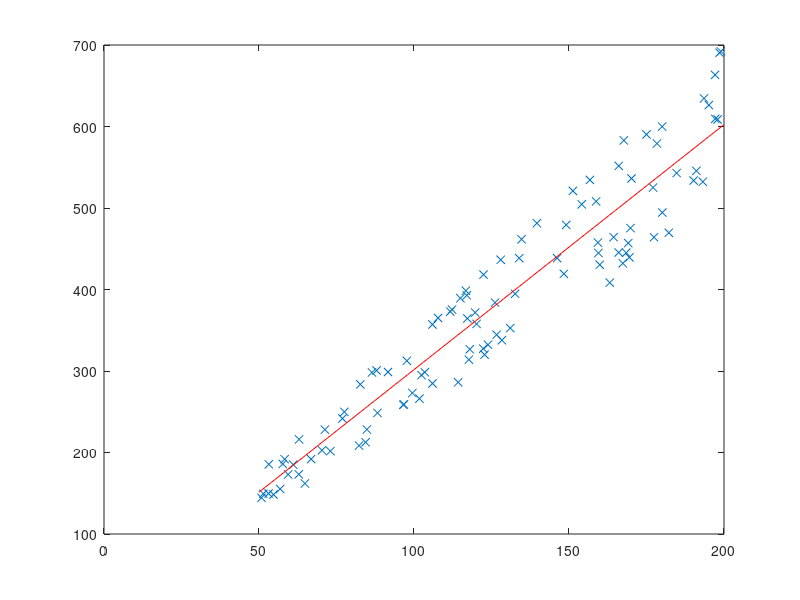
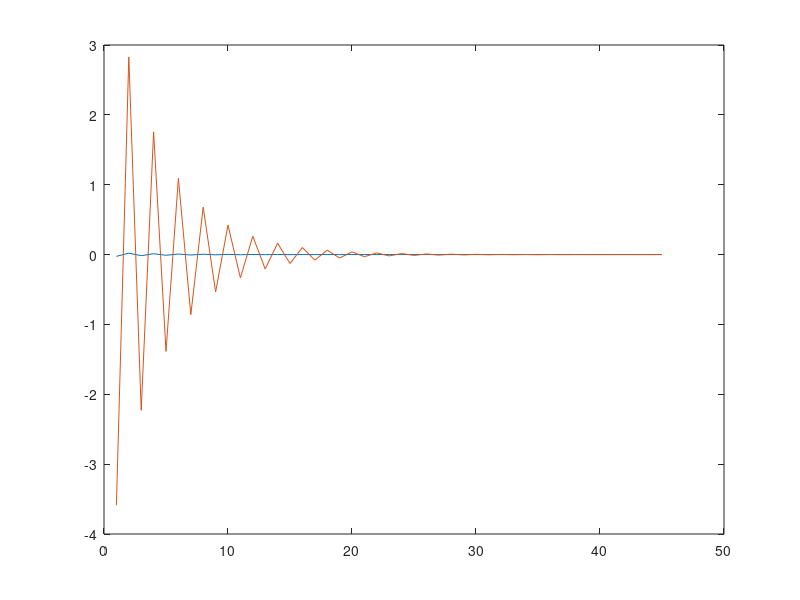

Here is the MATLAB script that generated these plots, in order:
%%%%%%%%%%%%%%%%%%%%%%%%%%%%%%%%%%%%%%%%%%%%%%%%%%%%%%%%%%%%%%%%%%%%%%%%%%%%%
%
% Gradient Descent algorithm for Cost Function optimization in Linear
% Regression.
%
%
% Lectures: II. Linear Regression With One Variable
%
%     http://www.ml-class.org/course/video/list
%
%
% First time I touch GNU Octave and first time I do numerical computations, so
% bear with me.
%
%
% For comments, corrections and improvements:
%
%     https://github.com/rjack/ml-class/issues
%
%
% This work is released under the WTFPL:
%
%     http://sam.zoy.org/wtfpl/COPYING
%
%%%%%%%%%%%%%%%%%%%%%%%%%%%%%%%%%%%%%%%%%%%%%%%%%%%%%%%%%%%%%%%%%%%%%%%%%%%%%


m = 100;
x_min = 50;
x_max = 200;

alpha = 0.0001;




function [th0_step, th1_step] = gradient_descent_step(th0, th1, xs, ys, m, alpha)

% usage: gradient_descent_step (th0, th1, xs, ys, m, alpha)
%
% This function computes the values th0_step and th1_step that must be
% subtracted respectively from theta zero and theta one in order to move them
% nearer the minimum of the cost function.

	distances = (th0 + th1 * xs) - ys;

	th0_step = alpha * sum(distances) / m;
	th1_step = alpha * sum(distances .* xs) / m;

endfunction


function j = cost (th0, th1, xs, ys, m)

% usage: cost (th0, th1, xs, ys, m)
%
% Compute the cost function J.

	j = sum((th0 + th1 * xs - ys)^2) / (2 * m);

endfunction




function res = converge (dx, dy, small_enough = 0)

% usage:  converge (dx, dy)
%         converge (dx, dy, threshold)
%
% This function returns true if dx and dy are converging. Used to stop the
% gradient_descent_step iterations.
%
% It's useful to experiment for different values of threshold: small values
% of threshold mean more iterations in order to converge.
%
% If threshold is not specified, zero is assumed.

	if (abs(dx) <= small_enough && abs(dy) <= small_enough)
		res = true;
	else
		res = false;
	endif
endfunction




%
% Examples are randomly generated.
%

xs = x_min + rand(1, m) * (x_max - x_min);
ys = 3 * xs + -(xs/2) + xs .* rand(1, m);


%
% Thetas. TODO: experiment with different values.
%
th0 = 1;
th1 = 1;


%
% Scatterplot of data.
%
figure;
plot(xs, ys, "x");
hold on;


%
% Gradient Descent.
% Call gradient_descent_step until values converge.
%
tries_left = max_tries = 1000;
th0_steps = [];
th1_steps = [];
while (tries_left--)
	% Uncomment this to plot each iteration. Beware, it's SLOW.
	% plot(x_min:x_max, th0 + th1 * (x_min:x_max), "g");

	[th0_step, th1_step] = gradient_descent_step(th0, th1, xs, ys, m, alpha);
	% TODO: try converge with different thresholds.
	if (converge(th0_step, th1_step, alpha))
		break;
	else
		th0 = th0 - th0_step;
		th1 = th1 - th1_step;

		% save the step values, so we can plot them in the end.
		th0_steps(end + 1) = th0_step;
		th1_steps(end + 1) = th1_step;

		if (isnan(th0) || isnan(th1))
			printf("Diverged\n");
			break;
		endif
	endif
endwhile

number_of_tries = length(th0_steps);

%
% Plot the hypothesis that minimizes the cost function
%
plot(x_min:x_max, th0 + th1 * (x_min:x_max), "r");

%
% Plot the increments so we can see how they converge / diverge
%
figure;
plot(1:number_of_tries, th0_steps, th1_steps);


printf("After %d iterations (out of %d)\n", number_of_tries, max_tries);
printf("th0 = %g\n", th0);
printf("th1 = %g\n", th1);
